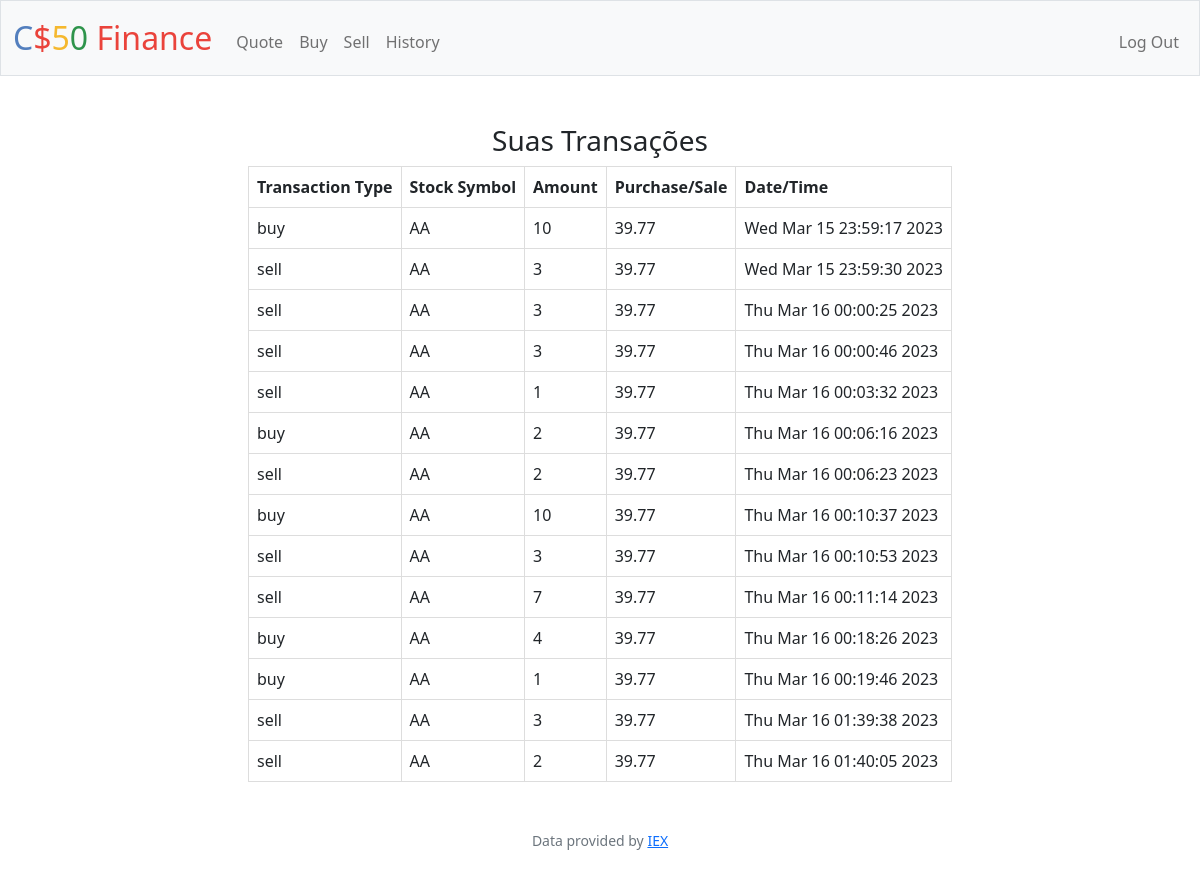
The app's page /history (signed in) with its own data.
### tables this page shows
CREATE TABLE transactions(id INTEGER PRIMARY KEY AUTOINCREMENT NOT NULL, type TEXT NOT NULL, stock TEXT NOT NULL, amount INTEGER NOT NULL, price NUMERIC NOT NULL, time TEXT NOT NULL, user_id INTEGER, FOREIGN KEY(user_id) REFERENCES users(id));

### semana9-Flask/desafios/finance/app.py (the view)
@app.route("/history")
@login_required
def history():
    hist = db.execute("SELECT * FROM transactions WHERE user_id=?", session['user_id'])
    return render_template("history.html", hist=hist)

### semana9-Flask/desafios/finance/app.py (called while the page is built)
@app.after_request
def after_request(response):
    response.headers["Cache-Control"] = "no-cache, no-store, must-revalidate"
    response.headers["Expires"] = 0
    response.headers["Pragma"] = "no-cache"
    return response

### semana9-Flask/desafios/finance/helpers.py (called while the page is built)
def login_required(f):
    @wraps(f)
    def decorated_function(*args, **kwargs):
        if session.get("user_id") is None:
            return redirect("/login")
        return f(*args, **kwargs)
    return decorated_function

### semana9-Flask/desafios/finance/templates/history.html (shortened to what this page needs)
{% extends "layout.html" %}
{% block main %}
    <h3>Suas Transações</h3>
    <table>
        <thead>
            <tr>
                <th>Transaction Type</th>
                <th>Stock Symbol</th>
                <th>Amount</th>
                <th>Purchase/Sale</th>
                <th>Date/Time</th>
            </tr>
        </thead>
        <tbody>
            {% for h in hist %}
            <tr id="tr_data">
                <td>{{ h['type'] }}</td>
                <td>{{ h['stock'] }}</td>
                <td>{{ h['amount'] }}</td>
                <td>{{ h['price'] }}</td>
                <td>{{ h['time'] }}</td>
            </tr>
            {% endfor %}
        </tbody>
    </table>
{% endblock %}

### semana9-Flask/desafios/finance/templates/layout.html (shortened to what this page needs)
<!DOCTYPE html>
<html lang="en">
    <head>
        <link href="https://cdn.jsdelivr.net/npm/bootstrap@5.1.3/dist/css/bootstrap.min.css" rel="stylesheet">
        <link href="/static/styles.css" rel="stylesheet">
    </head>
    <body>
        <nav class="bg-light border navbar navbar-expand-md navbar-light">
            <div class="container-fluid">
                <a class="navbar-brand" href="/"><span class="blue">C</span><span class="red">$</span><span class="yellow">5</span><span class="green">0</span> <span class="red">Finance</span></a>
                <div class="collapse navbar-collapse" id="navbar">
                    {% if session["user_id"] %}
                        <ul class="navbar-nav me-auto mt-2">
                            <li class="nav-item"><a class="nav-link" href="/quote">Quote</a></li>
                            <li class="nav-item"><a class="nav-link" href="/buy">Buy</a></li>
                            <li class="nav-item"><a class="nav-link" href="/sell">Sell</a></li>
                            <li class="nav-item"><a class="nav-link" href="/history">History</a></li>
                        </ul>
                        <ul class="navbar-nav ms-auto mt-2">
                            <li class="nav-item"><a class="nav-link" href="/logout">Log Out</a></li>
                        </ul>
                    {% else %}
                        <ul class="navbar-nav ms-auto mt-2">
                            <li class="nav-item"><a class="nav-link" href="/register">Register</a></li>
                            <li class="nav-item"><a class="nav-link" href="/login">Log In</a></li>
                        </ul>
                    {% endif %}
                </div>
            </div>
        </nav>
        <main class="container-fluid py-5 text-center">
            {% block main %}{% endblock %}
        </main>
        <footer class="mb-5 small text-center text-muted">
            Data provided by <a href="https://iexcloud.io/">IEX</a>
        </footer>
    </body>
</html>

### semana9-Flask/desafios/finance/static/styles.css (style rules this page uses)
nav .navbar-brand { font-size: xx-large; }
nav .navbar-brand .blue { color: #537fbe; }
nav .navbar-brand .red { color: #ea433b; }
nav .navbar-brand .yellow { color: #f5b82e; }
nav .navbar-brand .green { color: #2e944b; }
td, th { border: 1px solid #ddd; padding: 8px; text-align: left; }
table { margin:auto; }

### records on screen
transactions: type "buy", stock "AA", amount "10", price "39.77", time "Wed Mar 15 23:59:17 2023"
transactions: type "sell", stock "AA", amount "3", price "39.77", time "Wed Mar 15 23:59:30 2023"
transactions: type "sell", stock "AA", amount "3", price "39.77", time "Thu Mar 16 00:00:25 2023"
transactions: type "sell", stock "AA", amount "3", price "39.77", time "Thu Mar 16 00:00:46 2023"
transactions: type "sell", stock "AA", amount "1", price "39.77", time "Thu Mar 16 00:03:32 2023"
transactions: type "buy", stock "AA", amount "2", price "39.77", time "Thu Mar 16 00:06:16 2023"
transactions: type "sell", stock "AA", amount "2", price "39.77", time "Thu Mar 16 00:06:23 2023"
transactions: type "buy", stock "AA", amount "10", price "39.77", time "Thu Mar 16 00:10:37 2023"
transactions: type "sell", stock "AA", amount "3", price "39.77", time "Thu Mar 16 00:10:53 2023"
transactions: type "sell", stock "AA", amount "7", price "39.77", time "Thu Mar 16 00:11:14 2023"
transactions: type "buy", stock "AA", amount "4", price "39.77", time "Thu Mar 16 00:18:26 2023"
transactions: type "buy", stock "AA", amount "1", price "39.77", time "Thu Mar 16 00:19:46 2023"
transactions: type "sell", stock "AA", amount "3", price "39.77", time "Thu Mar 16 01:39:38 2023"
transactions: type "sell", stock "AA", amount "2", price "39.77", time "Thu Mar 16 01:40:05 2023"
